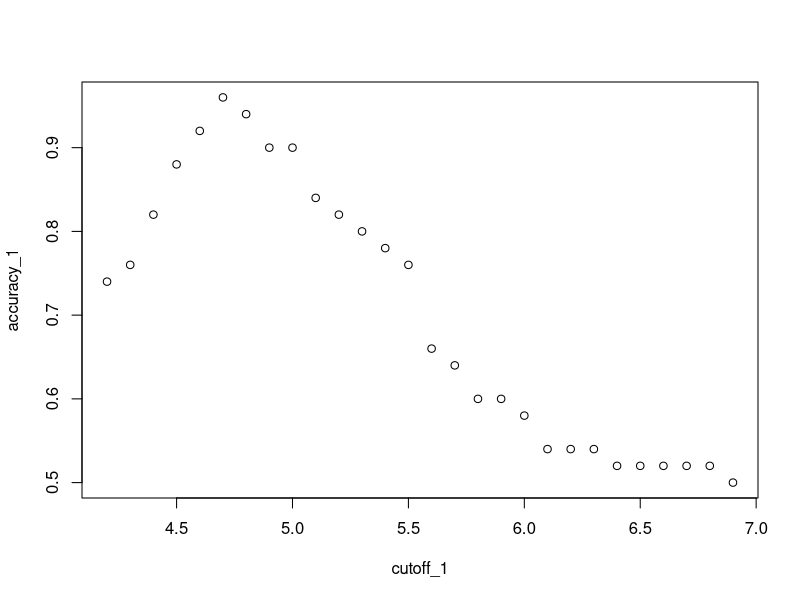
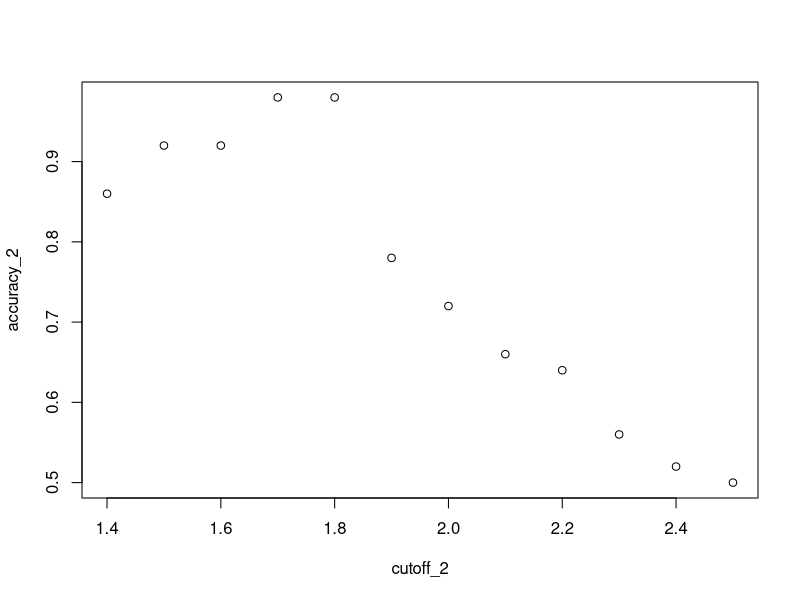

Recreate these plots in R, in order.
library(caret)
library(purrr)
data(iris)
iris <- iris[-which(iris$Species=='setosa'),]
y <- iris$Species
y
set.seed(2)
# line of code
test_index <- createDataPartition(y,times=1,p=0.5,list=FALSE)
test <- iris[test_index,]
train <- iris[-test_index,]

#petal.lenght as a  1st. variable for cut-off
###TRAIN TEST
cutoff_1 <- seq(4.2, 6.9, by=0.1)
accuracy_1 <- map_dbl(cutoff_1, function(x){
  y_hat <- ifelse(train$Petal.Length > x, "virginica", "versicolor") %>% 
    factor(levels = levels(test$Species))
  mean(y_hat == train$Species)
})
####

###SELEZIONE DEL 1st BEST CUT-OFF
plot(cutoff_1,accuracy_1)
max(accuracy_1)
best_cutoff_1 <- cutoff_1[which.max(accuracy_1)]
####

#petal.width as a  2nd. variable for cut-off
###TRAIN TEST
cutoff_2 <- seq(1.4, 2.5, by=0.1)
accuracy_2 <- map_dbl(cutoff_2, function(x){
  y_hat <- ifelse(train$Petal.Width > x, "virginica", "versicolor") %>% 
    factor(levels = levels(test$Species))
  mean(y_hat == train$Species)
})
####

###SELEZIONE DEL 2st BEST CUT-OFF
plot(cutoff_2,accuracy_2)
max(accuracy_2)
best_cutoff_2 <- cutoff_2[which.max(accuracy_2)]
####

###APPLICAZIONE BEST CUT-OFF AL TRAIN GROUP E VALUTAZIONE ACCURACY

y_hat <- ifelse(test$Petal.Length > best_cutoff_1 & test$Petal.Width > best_cutoff_2, "virginica", "versicolor") %>% factor(levels = levels(test$Species))

mean(y_hat == test$Species)
####





###########################